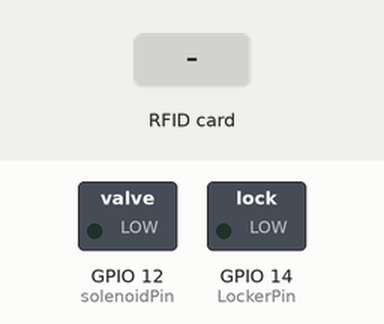
Simulated run of this sketch. Board: ESP32. On the bench: switched loads named in the sketch (green lamp = pin HIGH). The test bench sets the inputs (shaded band). WiFi joins after 1.5 s; servers stay silent unless stated; network time is answered at once with the bench clock; uploads are accepted with an empty reply; the local clock reads 2024-03-15 10:24:30 at power-on unless the sketch sets it; what the sketch prints to the serial monitor is not drawn.

Above: at 0.1 s.
At 7.0 s:
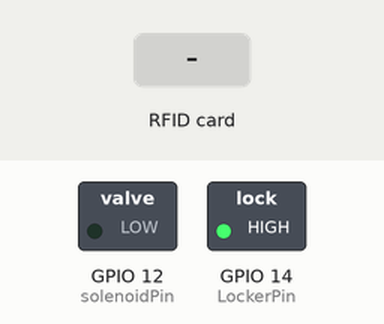
7.1 s: RFID card 60 32 49 1E held to the reader
9.6 s: RFID card 60 32 49 1E held to the reader
At 12.7 s:
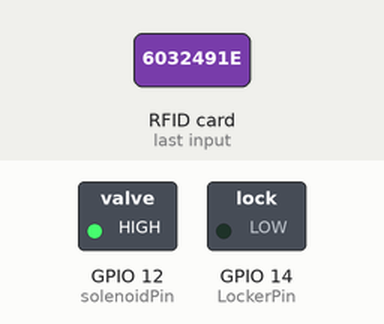
Timing chart, 0 to 14.2 s (numbered marks = the images above; inputs shaded):
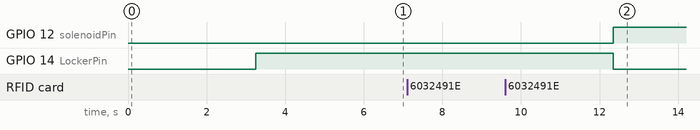

The sketch:

esp32_code.ino
```cpp
#include <WiFi.h>                   // include wifi related libraries
#include <NTPClient.h>              // Required for fetching current time
#include <HTTPClient.h>             // Required for HTTP POST/GET request, functions

#include <SPI.h>                    // Library required for RC522 RFID Reader
#include <MFRC522.h>                // Library of RC522 RFID Reader

#define SS_PIN 21                   // SDA/SS Pin of RFID Reader
#define RST_PIN 22                  // RESET Pin of RFID Reader
#define LockerPin 14
#define  solenoidPin 12          // Relay driving Solenoid lock is connected to this pin (Active Low)

// Replace with your network credentials
const char* ssid = "*********";
const char* password = "**********";

// Website Details
// REPLACE with your Domain name and URL path or IP address with path
const char* serverName = "****************";

// Keep this API Key value to be compatible with the PHP code provided in the Github.
// If you change the apiKeyValue value, the PHP file /post-data.php also needs to have the same key
String apiKeyValue = "***********";

MFRC522 mfrc522(SS_PIN, RST_PIN);            // Create MFRC522 instance.
String user="user2";                              // String variable For Username
String data="";                              // String variable For PIN data from Nextion
String branchName = "SecureCoBank";
String userName ="abhi";

// Define NTP Client to get time
WiFiUDP ntpUDP;
NTPClient timeClient(ntpUDP, "pool.ntp.org");


String RealT = "";
//Week Days
String weekDays[7]={"Sun", "Mon", "Tue", "Wed", "Thu", "Fri", "Sat"};

//Month names
String months[12]={"Jan", "Feb", "Mar", "Apr", "May", "Jun", "Jul", "Aug", "Sep", "Oct", "Nov", "Dec"};


char buffer[10] = {0};   // Buffer for collecting text values

//************send data to the website*************
void SendDataToWebsite(){
  //Check WiFi connection status
  Serial.println("Sending Data to Website");
  if(WiFi.status()== WL_CONNECTED){
    WiFiClient client;

    HTTPClient http;    //Declare object of class HTTPClient

    GetDateTime();

    // Your Domain name with URL path or IP address with path
    http.begin(client, serverName);

    // Specify content-type header
    http.addHeader("Content-Type", "application/x-www-form-urlencoded");

    // Prepare your HTTP POST request data
    String httpRequestData = "api_key=" + apiKeyValue + "&userID=" + user  + "&userName=" + userName + "&branchName=" + branchName + "";


    Serial.print("httpRequestData: ");
    Serial.println(httpRequestData);


    // Send HTTP POST request
    int httpResponseCode = http.POST(httpRequestData);


    if (httpResponseCode>0) {
      Serial.print("HTTP Response code: ");
      Serial.println(httpResponseCode);
    }
    else {
      Serial.print("Error code: ");
      Serial.println(httpResponseCode);
    }
    // Free resources
    http.end();
  }
  else {
    Serial.println("WiFi Disconnected");
  }
}
//*****************send data to the website*********

void initRFID(){
  SPI.begin();      // Init SPI bus
  mfrc522.PCD_Init(); // Init MFRC522 card
}

void OpenRFID(){

    if ( ! mfrc522.PICC_IsNewCardPresent()) { //If a new PICC placed to RFID reader continue
      return;
    }
    if ( ! mfrc522.PICC_ReadCardSerial()) {   //Since a PICC placed get Serial and continue
      return;
    }

    String content= "";
    user="";
    for (byte i = 0; i < mfrc522.uid.size; i++)
    {
      content.concat(String(mfrc522.uid.uidByte[i] < 0x10 ? " 0" : " "));
      content.concat(String(mfrc522.uid.uidByte[i], HEX));
    }

    content.toUpperCase();
    mfrc522.PICC_HaltA(); // Stop reading

    if (content.substring(1) == "60 32 49 1E") //change here the UID of the card/cards that you want to give access
    {
      digitalWrite(LockerPin, LOW); // Activate the relay
      digitalWrite(solenoidPin, HIGH);
      user = "user2";
      Serial.println("user Identified");
      // ValidRFID.show();
      GetDateTime();
      SendDataToWebsite();

      delay(3000);

    }

}
void CloseRFID(){

    if ( ! mfrc522.PICC_IsNewCardPresent()) { //If a new PICC placed to RFID reader continue
      return;
    }
    if ( ! mfrc522.PICC_ReadCardSerial()) {   //Since a PICC placed get Serial and continue
      return;
    }

    String content= "";
    user="";
    for (byte i = 0; i < mfrc522.uid.size; i++)
    {
      content.concat(String(mfrc522.uid.uidByte[i] < 0x10 ? " 0" : " "));
      content.concat(String(mfrc522.uid.uidByte[i], HEX));
    }

    content.toUpperCase();
    mfrc522.PICC_HaltA(); // Stop reading

    if (content.substring(1) == "60 32 49 1E") //change here the UID of the card/cards that you want to give access
    {
      pinMode(LockerPin, OUTPUT);
      pinMode(solenoidPin, OUTPUT);         // Seting Relay PIN as Output
      digitalWrite(LockerPin, HIGH);
      digitalWrite(solenoidPin, LOW);
      user = "user2";
      Serial.println("user Identified");


      GetDateTime();
      SendDataToWebsite();

      delay(3000);

    }

}


// Connect to Wi-Fi
void connectWifi(){
  // Connect to Wi-Fi
  Serial.print("Connecting to ");
  Serial.println(ssid);
  WiFi.begin(ssid, password);
  while (WiFi.status() != WL_CONNECTED) {
    delay(500);
    Serial.print(".");
  }
}

//Init NTPclient to get time
void initNTP(){
  // Initialize a NTPClient to get time
  timeClient.begin();
  // Set offset time in seconds to adjust for your timezone, for example:
  // GMT +1 = 1 * 60 * 60 = 3600
  // GMT +5 = 5 * 60 * 60 = 18000
  // GMT -1 = -1 *60 * 60 = -3600
  // GMT 0 = 0
  timeClient.setTimeOffset(19080);
}

/* Function which sets current date time */

void GetDateTime(){
  timeClient.update();

  unsigned long epochTime = timeClient.getEpochTime();

  String formattedTime = timeClient.getFormattedTime();

  String weekDay = weekDays[timeClient.getDay()];

  //Get a time structure
  struct tm *ptm = gmtime ((time_t *)&epochTime);

  int monthDay = ptm->tm_mday;

  int currentMonth = ptm->tm_mon+1;

  String currentMonthName = months[currentMonth-1];

  int currentYear = ptm->tm_year+1900;

  RealT = weekDay + " " + currentMonthName + " " + String(monthDay) + " " + formattedTime + " " + String(currentYear);

  //Serial.println(RealT);
  delay(1000);
}

void setup() {
  Serial.begin(9600);
  Serial.println("IoT based Smart Lock V2.0");
  delay(1000);

  /* Initialize the display and other peripherals */
  Serial.println("Setting up WiFi");
  connectWifi();
  delay(500);

  Serial.println("Fetching Time");
  initNTP();
  delay(250);

  pinMode(LockerPin, OUTPUT);
  pinMode(solenoidPin, OUTPUT);         // Seting Relay PIN as Output
  digitalWrite(LockerPin, HIGH);
  digitalWrite(solenoidPin, LOW);
     // Relay PIN is active LOW

  Serial.println("Setting up RFID");
  initRFID();
  delay(500);

  GetDateTime();
  delay(1000);
}

void loop() {
    /*
     * When a pop or push event occured every time,
     * the corresponding component[right page id and component id] in touch event list will be asked.
     */
  // nexLoop(nex_listen_list);
  OpenRFID();
  // SendDataToWebsite();
  CloseRFID();
  // SendDataToWebsite();
}
/*======================================= ===============================================================*/
```

Measured:
- after the input at 7.1 s, every drawn part: stays the same
- after the input at 9.6 s, GPIO 12 (solenoidPin): LOW → HIGH after 2.7 s; GPIO 14 (LockerPin): HIGH → LOW after 2.7 s
